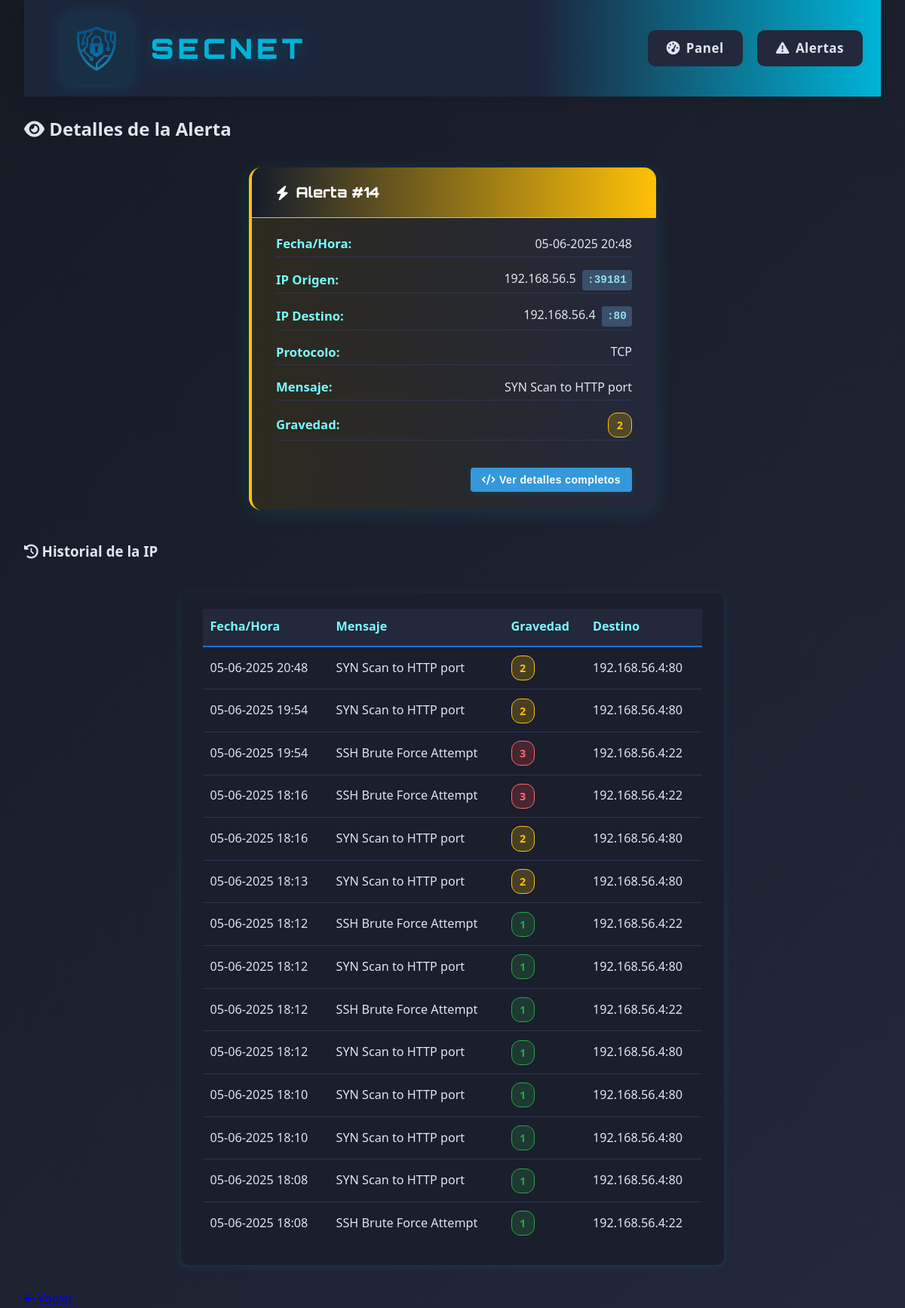
Screenshot of /web-interface/alert-details.php?id=14 with the database file from the repository.
### tables this page shows
CREATE TABLE alerts (
        id INTEGER PRIMARY KEY AUTOINCREMENT,
        timestamp TEXT,
        source_ip TEXT,
        source_port TEXT,
        destination_ip TEXT,
        dest_port TEXT,
        alert_message TEXT,
        severity INTEGER,
        protocol TEXT,
        action_taken TEXT,
        raw_data TEXT
    );

### web-interface/alert-details.php (the view, shortened to what this page needs)
<?php
$id = intval($_GET['id']);
$db = new SQLite3('/var/www/html/database/alerts.db');
$stmt = $db->prepare('SELECT * FROM alerts WHERE id = :id');
$stmt->bindValue(':id', $id, SQLITE3_INTEGER);
$result = $stmt->execute();
$alert = $result->fetchArray(SQLITE3_ASSOC);
$source_ip = $alert['source_ip'];
$history = [];
if ($source_ip) {
    $hist_stmt = $db->prepare('SELECT * FROM alerts WHERE source_ip = :source_ip ORDER BY timestamp DESC LIMIT 20');
    $hist_stmt->bindValue(':source_ip', $source_ip, SQLITE3_TEXT);
    $hist_result = $hist_stmt->execute();
    while ($row = $hist_result->fetchArray(SQLITE3_ASSOC)) {
        $history[] = $row;
    }
}
?>
<!DOCTYPE html>
<html lang="es">
<head>
    <link rel="stylesheet" href="css/style.css">
    <link rel="stylesheet" href="https://cdnjs.cloudflare.com/ajax/libs/font-awesome/6.4.0/css/all.min.css">
</head>
<body>
    <div class="container">
        <header>
            <div class="logo-container">
                <a href="index.php" style="display:flex;align-items:center;text-decoration:none;">
                    <img src="assets/logo.png" alt="Logo">
                    <h1 class="secnet-title">SecNet</h1>
                </a>
            </div>
            <nav>
                <ul>
                    <li><a href="index.php"><i class="fas fa-tachometer-alt"></i> Panel</a></li>
                    <li><a href="alerts.php"><i class="fas fa-exclamation-triangle"></i> Alertas</a></li>
                </ul>
            </nav>
        </header>
        <main>
            <h2><i class="fas fa-eye"></i> Detalles de la Alerta</h2>
            <section class="alert-card severity-<?= (int)$alert['severity'] ?>">
                <div class="alert-card-header">
                    <i class="fas fa-bolt"></i> Alerta #<?= htmlspecialchars($alert['id']) ?>
                </div>
                <div class="alert-card-body">
                    <div class="alert-detail-row"><span class="alert-detail-label">Fecha/Hora:</span><span><?php
    $date = new DateTime($alert['timestamp'], new DateTimeZone('UTC'));
    $date->setTimezone(new DateTimeZone('Europe/Madrid'));
    echo $date->format('d-m-Y H:i');
?></span></div>
                    <div class="alert-detail-row">
                        <span class="alert-detail-label">IP Origen:</span>
                        <span>
                            <?= htmlspecialchars($alert['source_ip']) ?>
                            <?php if (!empty($alert['source_port'])): ?>
                                <span class="port-badge">:<?= htmlspecialchars($alert['source_port']) ?></span>
                            <?php endif; ?>
                        </span>
                    </div>
                    <div class="alert-detail-row">
                        <span class="alert-detail-label">IP Destino:</span>
                        <span>
                            <?= htmlspecialchars($alert['destination_ip']) ?>
                            <?php if (!empty($alert['dest_port'])): ?>
                                <span class="port-badge">:<?= htmlspecialchars($alert['dest_port']) ?></span>
                            <?php endif; ?>
                        </span>
                    </div>
                    <div class="alert-detail-row"><span class="alert-detail-label">Protocolo:</span><span><?= htmlspecialchars($alert['protocol']) ?></span></div>
                    <div class="alert-detail-row"><span class="alert-detail-label">Mensaje:</span><span><?= htmlspecialchars($alert['alert_message']) ?></span></div>
                    <div class="alert-detail-row"><span class="alert-detail-label">Gravedad:</span><span class="gravedad-badge gravedad-<?= (int)$alert['severity'] ?>"><?= htmlspecialchars($alert['severity']) ?></span></div>
                    <div class="alert-actions">
                        <button id="showJsonBtn" class="action-btn primary">
                            <i class="fas fa-code"></i> Ver detalles completos
                        </button>
                    </div>
                </div>
            </section>
            <h3><i class="fas fa-history"></i> Historial de la IP</h3>
            <section class="alert-history-box">
                <table class="alert-history-table">
                    <thead>
                        <tr>
                            <th>Fecha/Hora</th>
                            <th>Mensaje</th>
                            <th>Gravedad</th>
                            <th>Destino</th>
                        </tr>
                    </thead>
                    <tbody>
                    <?php foreach ($history as $h): ?>
                        <tr>
                            <td><?php
    $date = new DateTime($h['timestamp'], new DateTimeZone('UTC'));
    $date->setTimezone(new DateTimeZone('Europe/Madrid'));
    echo $date->format('d-m-Y H:i');
?></td>
                            <td><?= htmlspecialchars($h['alert_message']) ?></td>
                            <td><span class="gravedad-badge gravedad-<?= (int)$h['severity'] ?>"><?= htmlspecialchars($h['severity']) ?></span></td>
                            <td><?= htmlspecialchars($h['destination_ip']) ?><?= !empty($h['dest_port']) ? ':' . htmlspecialchars($h['dest_port']) : '' ?></td>
                        </tr>
                    <?php endforeach; ?>
                    </tbody>
                </table>
            </section>
            <a href="index.php" class="btn"><i class="fas fa-arrow-left"></i> Volver</a>
        </main>
    </div>
</body>
</html>

### web-interface/alert-details.php (style rules this page uses)
.action-btn { padding: 8px 15px; border: none; border-radius: 4px; cursor: pointer; font-size: 14px; display: inline-flex; align-items: center; gap: 5px; transition: background-color 0.2s; }
.action-btn.primary { background-color: #3498db; color: white; }
.alert-actions { margin-top: 20px; display: flex; gap: 10px; justify-content: flex-end; }

### rows the page displays
alerts: id "14", timestamp "05-06-2025 20:48", source_ip "192.168.56.5", source_port "39181", destination_ip "192.168.56.4", dest_port "80", protocol "TCP", alert_message "SYN Scan to HTTP port", severity "2"
alerts: timestamp "05-06-2025 19:54", alert_message "SYN Scan to HTTP port", severity "2", destination_ip "192.168.56.4", dest_port "80"
alerts: timestamp "05-06-2025 19:54", alert_message "SSH Brute Force Attempt", severity "3", destination_ip "192.168.56.4", dest_port "22"
alerts: timestamp "05-06-2025 18:16", alert_message "SSH Brute Force Attempt", severity "3", destination_ip "192.168.56.4", dest_port "22"
alerts: timestamp "05-06-2025 18:16", alert_message "SYN Scan to HTTP port", severity "2", destination_ip "192.168.56.4", dest_port "80"
alerts: timestamp "05-06-2025 18:13", alert_message "SYN Scan to HTTP port", severity "2", destination_ip "192.168.56.4", dest_port "80"
alerts: timestamp "05-06-2025 18:12", alert_message "SSH Brute Force Attempt", severity "1", destination_ip "192.168.56.4", dest_port "22"
alerts: timestamp "05-06-2025 18:12", alert_message "SYN Scan to HTTP port", severity "1", destination_ip "192.168.56.4", dest_port "80"
alerts: timestamp "05-06-2025 18:12", alert_message "SSH Brute Force Attempt", severity "1", destination_ip "192.168.56.4", dest_port "22"
alerts: timestamp "05-06-2025 18:12", alert_message "SYN Scan to HTTP port", severity "1", destination_ip "192.168.56.4", dest_port "80"
alerts: timestamp "05-06-2025 18:10", alert_message "SYN Scan to HTTP port", severity "1", destination_ip "192.168.56.4", dest_port "80"
alerts: timestamp "05-06-2025 18:10", alert_message "SYN Scan to HTTP port", severity "1", destination_ip "192.168.56.4", dest_port "80"
alerts: timestamp "05-06-2025 18:08", alert_message "SYN Scan to HTTP port", severity "1", destination_ip "192.168.56.4", dest_port "80"
alerts: timestamp "05-06-2025 18:08", alert_message "SSH Brute Force Attempt", severity "1", destination_ip "192.168.56.4", dest_port "22"
